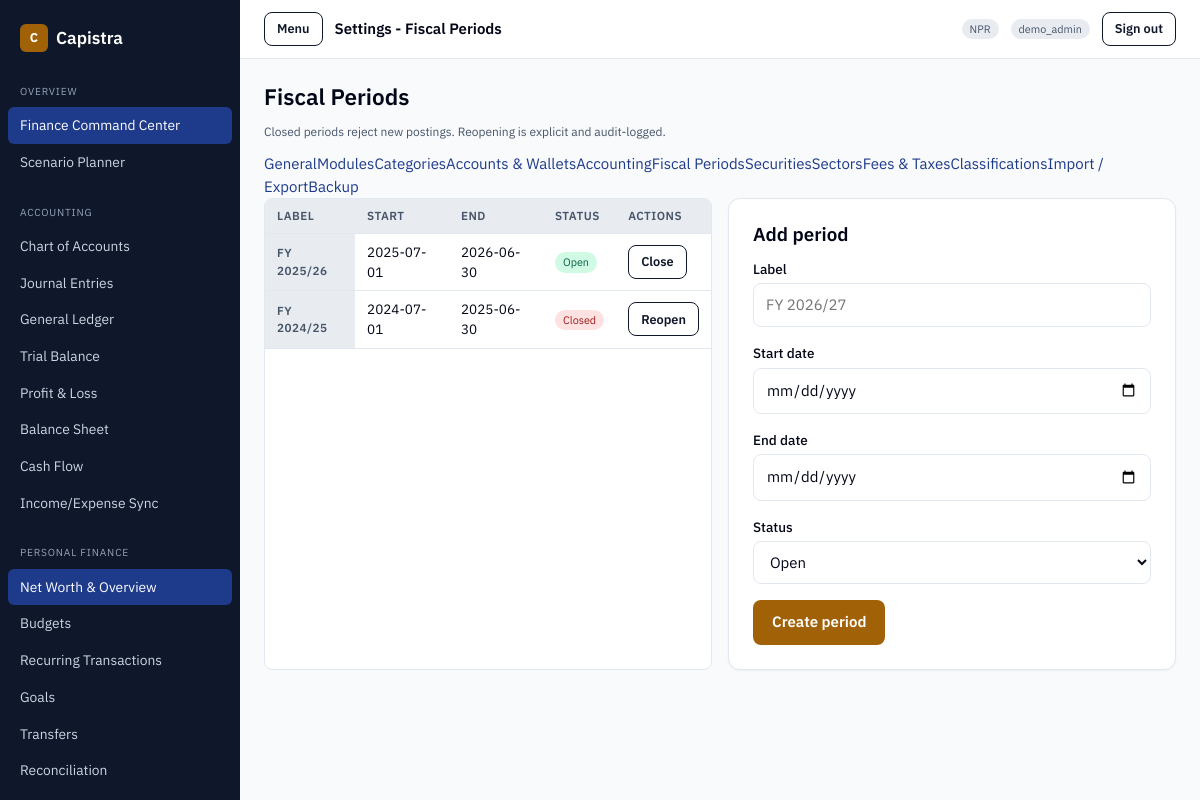
Screenshot of /admin/settings/fiscal.php (signed in) with the database file from the repository.
### tables this page shows
CREATE TABLE `fiscal_periods` (
  `id` int(11) NOT NULL AUTO_INCREMENT,
  `label` varchar(50) NOT NULL,
  `start_date` date NOT NULL,
  `end_date` date NOT NULL,
  `status` enum('open','closed') NOT NULL DEFAULT 'open',
  `created_at` timestamp NOT NULL DEFAULT current_timestamp(),
  PRIMARY KEY (`id`),
  UNIQUE KEY `uq_fiscal_label` (`label`)
);

### config/app.php (called while the page is built, shortened)
<?php
if (!function_exists('capistra_pdo')) {
    function capistra_pdo(): PDO
    {
        static $pdo = null;
        if ($pdo instanceof PDO) {
            return $pdo;
        }
        $dsn = sprintf('mysql:host=%s;port=%s;dbname=%s;charset=%s', DB_HOST, DB_PORT, DB_NAME, DB_CHARSET);
        $pdo = new PDO($dsn, DB_USER, DB_PASSWORD, [
            PDO::ATTR_ERRMODE            => PDO::ERRMODE_EXCEPTION,
            PDO::ATTR_DEFAULT_FETCH_MODE => PDO::FETCH_ASSOC,
            PDO::ATTR_EMULATE_PREPARES   => false,
        ]);
        return $pdo;
    }
}

### lib/periods.php (called while the page is built, shortened)
<?php
if (!function_exists('capistra_fiscal_periods')) {
    function capistra_fiscal_periods(): array
    {
        return capistra_pdo()->query('SELECT * FROM fiscal_periods ORDER BY start_date DESC')->fetchAll();
    }
}

### accounting/lib/auth.php (called while the page is built, shortened)
<?php
require_once dirname(__DIR__, 2) . '/config/app.php';
if (!function_exists('e')) {
    function e(?string $value): string
    {
        return htmlspecialchars((string) $value, ENT_QUOTES, 'UTF-8');
    }
}

### admin/settings/fiscal.php (the view, shortened to what this page needs)
<?php
require_once dirname(__DIR__) . '/lib/admin.php';
?>
<h1>Fiscal Periods</h1>
<p class="hint">Closed periods reject new postings. Reopening is explicit and audit-logged.</p>
<div class="grid grid--2">
  <div class="table-wrap">
    <table class="data">
      <thead><tr><th scope="col">Label</th><th scope="col">Start</th><th scope="col">End</th><th scope="col">Status</th><th scope="col">Actions</th></tr></thead>
      <tbody>
      <?php foreach (capistra_fiscal_periods() as $p): ?>
        <tr>
          <th scope="row"><?= e((string) $p['label']) ?></th>
          <td><?= e((string) $p['start_date']) ?></td>
          <td><?= e((string) $p['end_date']) ?></td>
          <td><?= $p['status'] === 'closed' ? '<span class="badge badge--neg">Closed</span>' : '<span class="badge badge--pos">Open</span>' ?></td>
          <td>
            <form method="post" style="display:inline">
              <button class="btn btn--secondary btn--sm" type="submit"><?= $p['status'] === 'closed' ? 'Reopen' : 'Close' ?></button>
            </form>
          </td>
        </tr>
      <?php endforeach; ?>
      </tbody>
    </table>
  </div>
  <div class="card">
    <h2>Add period</h2>
    <form method="post" action="fiscal.php">
      <div class="form-row"><label for="label">Label</label><input id="label" name="label" required placeholder="FY 2026/27"></div>
      <div class="form-row"><label for="start_date">Start date</label><input id="start_date" name="start_date" type="date" required></div>
      <div class="form-row"><label for="end_date">End date</label><input id="end_date" name="end_date" type="date" required></div>
      <div class="form-row"><label for="status">Status</label>
        <select id="status" name="status"><option value="open">Open</option><option value="closed">Closed</option></select></div>
      <button class="btn btn--primary" type="submit">Create period</button>
    </form>
  </div>
</div>

### assets/css/capistra.css (style rules this page uses)
:root { --color-primary: #0f172a; --color-on-primary: #ffffff; --color-secondary: #1e3a8a; --color-accent: #a16207; --color-on-accent: #ffffff; --color-background: #f8fafc; --color-foreground: #020617; --color-card: #ffffff; --color-muted: #e8ecf1; --color-muted-foreground: #475569; --color-border: #e2e8f0; --color-destructive: #dc2626; --color-on-destructive: #ffffff; --color-ring: #0f172a; --color-positive: #047857; --color-negative: #b91c1c; --space-xs: 2px; --space-sm: 4px; --space-md: 8px; --space-lg: 12px; --space-xl: 16px; --space-2xl: 24px; --space-3xl: 32px; --radius-sm: 6px; --radius-md: 8px; --radius-lg: 12px; --shadow-sm: 0 1px 2px rgba(0, 0, 0, 0.05); --shadow-md: 0 4px 6px rgba(0, 0, 0, 0.08); --shadow-lg: 0 10px 15px rgba(0, 0, 0, 0.10); --motion-fast: 150ms; --motion-base: 200ms; }
* { box-sizing: border-box; }
html, body { margin: 0; padding: 0; background: var(--color-background); color: var(--color-foreground); font-family: "IBM Plex Sans", -apple-system, BlinkMacSystemFont, "Segoe UI", Roboto, Arial, sans-serif; font-size: 15px; line-height: 1.5; -webkit-font-smoothing: antialiased; }
h1, h2, h3, h4 { margin: 0 0 var(--space-lg); font-weight: 600; line-height: 1.25; }
h1 { font-size: 1.5rem; }
h2 { font-size: 1.25rem; }
.grid { display: grid; gap: var(--space-xl); }
.grid--2 { grid-template-columns: repeat(auto-fit, minmax(320px, 1fr)); }
.card { background: var(--color-card); border: 1px solid var(--color-border); border-radius: var(--radius-lg); padding: var(--space-2xl); box-shadow: var(--shadow-sm); }
.badge { display: inline-block; font-size: 0.72rem; padding: 2px 8px; border-radius: 999px; background: var(--color-muted); color: var(--color-muted-foreground); }
.badge--pos { background: #d1fae5; color: #065f46; }
.badge--neg { background: #fee2e2; color: #991b1b; }
.table-wrap { overflow-x: auto; border: 1px solid var(--color-border); border-radius: var(--radius-md); background: var(--color-card); }
table.data { width: 100%; border-collapse: collapse; font-size: 0.9rem; }
table.data th, table.data td { text-align: left; padding: var(--space-md) var(--space-lg); border-bottom: 1px solid var(--color-border); }
table.data th { background: var(--color-muted); font-weight: 600; font-size: 0.78rem; text-transform: uppercase; letter-spacing: 0.04em; color: var(--color-muted-foreground); }
.form-row { margin-bottom: var(--space-xl); }
label { display: block; font-weight: 500; margin-bottom: var(--space-sm); font-size: 0.9rem; }
input, select, textarea { width: 100%; padding: 10px 12px; border: 1px solid var(--color-border); border-radius: var(--radius-md); font: inherit; background: #fff; color: var(--color-foreground); transition: border-color var(--motion-base) ease, box-shadow var(--motion-base) ease; }
.hint { font-size: 0.8rem; color: var(--color-muted-foreground); margin-top: var(--space-sm); }
.btn { display: inline-flex; align-items: center; justify-content: center; gap: var(--space-md); min-height: 40px; padding: 10px 18px; border-radius: var(--radius-md); border: 1px solid transparent; font: inherit; font-weight: 600; cursor: pointer; transition: background var(--motion-base) ease, opacity var(--motion-base) ease; }
.btn--primary { background: var(--color-accent); color: var(--color-on-accent); }
.btn--secondary { background: transparent; color: var(--color-primary); border-color: var(--color-primary); }
.btn--sm { min-height: 34px; padding: 6px 12px; font-size: 0.85rem; }

### rows the page displays
fiscal_periods: label "FY 2025/26", start_date "2025-07-01", end_date "2026-06-30", status "Open"
fiscal_periods: label "FY 2024/25", start_date "2024-07-01", end_date "2025-06-30", status "Closed"

### other values shown
capistra_setting('display_name', APP_NAME) "Capistra"
$group "OVERVIEW"
$label "Finance Command Center"
$label "Scenario Planner"
$group "ACCOUNTING"
$label "Chart of Accounts"
$label "Journal Entries"
$label "General Ledger"
$label "Trial Balance"
$label "Profit & Loss"
$label "Balance Sheet"
$label "Cash Flow"
$label "Income/Expense Sync"
$group "PERSONAL FINANCE"
$label "Net Worth & Overview"
